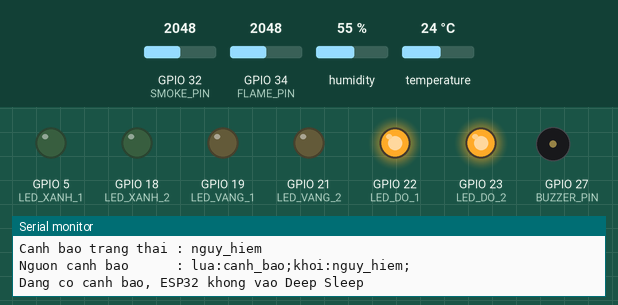
Recording of a sketch running on a simulated ESP32. Shown: output pins drawn as LEDs (lit = HIGH), buzzer (waves = sounding, pin HIGH), the last lines printed to the serial monitor. The inputs (shaded band) are chosen by the test bench; at power-on: GPIO 32 (SMOKE_PIN) = 2048, GPIO 34 (FLAME_PIN) = 2048, humidity 55 %, temperature 24 °C (analog values on the 0–4095 scale). WiFi joins after 1.5 s; servers stay silent unless stated; random numbers use the default seed unless the sketch sets one; no MQTT or app messages arrive unless stated.

Above: at 5.3 s.
5.4 s: GPIO 32 (SMOKE_PIN) set to 2007
11.0 s: GPIO 32 (SMOKE_PIN) set to 1971
At 16.1 s:
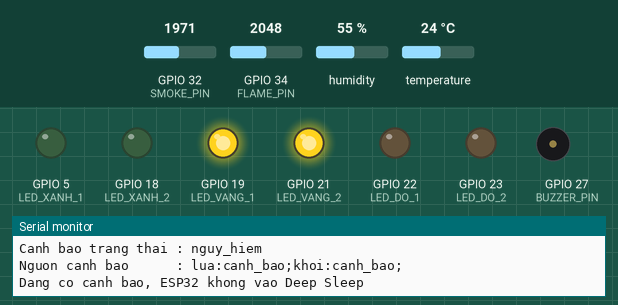
16.6 s: GPIO 34 (FLAME_PIN) set to 1984
At 22.0 s:
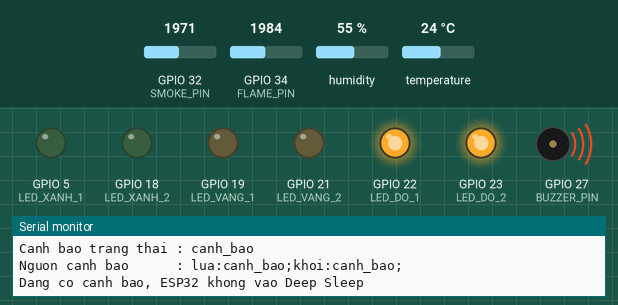
22.2 s: GPIO 34 (FLAME_PIN) set to 2866
At 25.6 s:
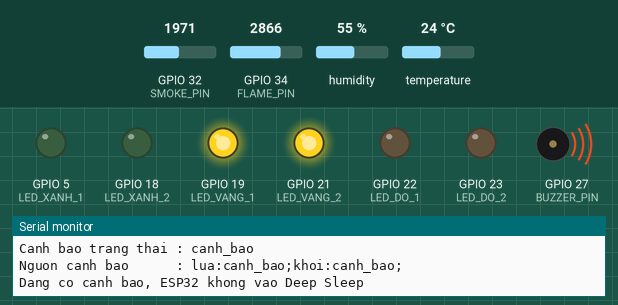
25.7 s: GPIO 34 (FLAME_PIN) set to 1904
31.3 s: GPIO 34 (FLAME_PIN) set to 1843
Timing chart, 0 to 35.8 s (numbered marks = the images above; inputs shaded):
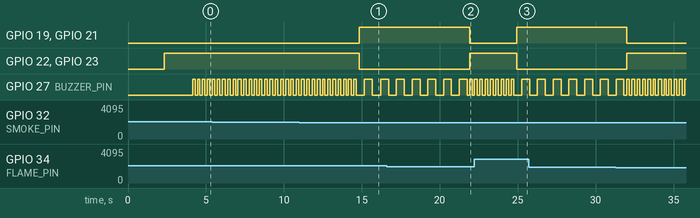

The sketch:

codebaochaykhach.ino
```cpp
/*
  ESP32 NODE PHONG KHACH
  - Gui du lieu MQTT ve Raspberry Pi local
  - Canh bao tai cho bang LED + coi
  - Mat WiFi / mat MQTT van canh bao tai cho
*/

#include <WiFi.h>
#include <WiFiClient.h>
#include <PubSubClient.h>
#include <DHT.h>
#include <esp_sleep.h>

//================ WIFI =================
const char* ssid = "Hi";
const char* password = "88888888";

//================ MQTT LOCAL RASPBERRY PI =================
const char* mqtt_server = "172.20.10.2";
const int   mqtt_port   = 1883;

//================ NODE PHONG KHACH =================
const char* nodeName   = "phongkhach";
const char* clientHead = "ESP32_PHONGKHACH_";
const char* baseTopic  = "nha/phongkhach";

//================ PIN CẢM BIẾN =================
#define DHTPIN       4
#define DHTTYPE      DHT22

#define FLAME_PIN    34
#define SMOKE_PIN    32

//================ PIN CÒI =================
#define BUZZER_PIN   27

//================ PIN LED CẢNH BÁO =================
#define LED_XANH_1   5
#define LED_XANH_2   18
#define LED_VANG_1   19
#define LED_VANG_2   21
#define LED_DO_1     22
#define LED_DO_2     23

DHT dht(DHTPIN, DHTTYPE);
WiFiClient espClient;
PubSubClient client(espClient);

//================ THỜI GIAN =================
unsigned long lastMsg = 0;
unsigned long lastReconnectAttempt = 0;
unsigned long lastWiFiRetry = 0;
unsigned long lastSensorRead = 0;
unsigned long lastBuzzerToggle = 0;

bool buzzerState = false;
bool wifiWasConnected = false;

//================ DEEP SLEEP =================
const bool BAT_DEEP_SLEEP = true;
const bool CHI_NGU_KHI_AN_TOAN = true;
const uint64_t DEEP_SLEEP_TIME_US = 1000000ULL;

RTC_DATA_ATTR int soLanKhoiDong = 0;

//================ NGƯỠNG CẢNH BÁO PHÒNG KHÁCH =================
const float TEMP_WARN   = 50.0;
const float TEMP_DANGER = 70.0;

const int FLAME_WARN    = 800;
const int FLAME_DANGER  = 2100;

const int SMOKE_WARN    = 1000;
const int SMOKE_DANGER  = 2000;

//================ LỌC NHIỄU ANALOG =================
const int SAMPLE_COUNT = 10;

const float ALPHA_FLAME = 0.20;
const float ALPHA_SMOKE = 0.20;

bool filterInitialized = false;

float flameLoc = 0;
float khoiLoc  = 0;

//================ TRUNG BÌNH TRƯỢT =================
const int AVG_WINDOW = 4;

float nhietdoBuffer[AVG_WINDOW];
int luaBuffer[AVG_WINDOW];
int khoiBuffer[AVG_WINDOW];

int avgIndex = 0;
int avgCount = 0;

float nhietdoTB = NAN;
int luaTB = 0;
int khoiTB = 0;

//================ BIẾN CẢM BIẾN =================
float nhietdo = NAN;
float doam = NAN;

int lua = 0;
int khoi = 0;

int mucNhietDo = 0;
int mucLua = 0;
int mucKhoi = 0;

int mucTam = 0;
int mucCanhBao = 0;

//================ CHỐNG NHẢY MỨC =================
const int SO_LAN_TANG_MUC = 2;
const int SO_LAN_GIAM_MUC = 6;

int mucUngVien = -1;
int demUngVien = 0;

//==================================================
int docTrungBinhBo2Dau(int pin, int soMau) {
  if (soMau < 3) soMau = 3;
  if (soMau > 30) soMau = 30;

  int values[30];

  for (int i = 0; i < soMau; i++) {
    values[i] = analogRead(pin);
    delay(3);
  }

  for (int i = 0; i < soMau - 1; i++) {
    for (int j = i + 1; j < soMau; j++) {
      if (values[i] > values[j]) {
        int t = values[i];
        values[i] = values[j];
        values[j] = t;
      }
    }
  }

  long tong = 0;
  for (int i = 1; i < soMau - 1; i++) {
    tong += values[i];
  }

  return tong / (soMau - 2);
}

//==================================================
float locEMA(float giaTriMoi, float giaTriCu, float alpha) {
  return alpha * giaTriMoi + (1.0 - alpha) * giaTriCu;
}

//==================================================
float tinhTrungBinhFloat(float values[], int count) {
  if (count <= 0) return NAN;

  float tong = 0;
  int demHopLe = 0;

  for (int i = 0; i < count; i++) {
    if (!isnan(values[i])) {
      tong += values[i];
      demHopLe++;
    }
  }

  if (demHopLe == 0) return NAN;
  return tong / demHopLe;
}

//==================================================
int tinhTrungBinhInt(int values[], int count) {
  if (count <= 0) return 0;

  long tong = 0;

  for (int i = 0; i < count; i++) {
    tong += values[i];
  }

  return tong / count;
}

//==================================================
void capNhatBoDemTrungBinh(float nhietdoMoi, int luaMoi, int khoiMoi) {
  nhietdoBuffer[avgIndex] = nhietdoMoi;
  luaBuffer[avgIndex] = luaMoi;
  khoiBuffer[avgIndex] = khoiMoi;

  avgIndex++;

  if (avgIndex >= AVG_WINDOW) {
    avgIndex = 0;
  }

  if (avgCount < AVG_WINDOW) {
    avgCount++;
  }

  nhietdoTB = tinhTrungBinhFloat(nhietdoBuffer, avgCount);
  luaTB = tinhTrungBinhInt(luaBuffer, avgCount);
  khoiTB = tinhTrungBinhInt(khoiBuffer, avgCount);
}

//==================================================
int tinhMucNhietDo(float value) {
  if (isnan(value)) return 0;

  if (value >= TEMP_DANGER) return 2;
  if (value >= TEMP_WARN) return 1;

  return 0;
}

//==================================================
int tinhMucAnalog(int value, int nguongCanhBao, int nguongNguyHiem) {
  if (value >= nguongNguyHiem) return 2;
  if (value >= nguongCanhBao) return 1;

  return 0;
}

//==================================================
int layMucCaoNhat() {
  int maxLevel = 0;

  if (mucNhietDo > maxLevel) maxLevel = mucNhietDo;
  if (mucLua > maxLevel) maxLevel = mucLua;
  if (mucKhoi > maxLevel) maxLevel = mucKhoi;

  return maxLevel;
}

//==================================================
void capNhatMucCanhBaoOnDinh(int mucMoi) {
  if (mucMoi == mucCanhBao) {
    mucUngVien = -1;
    demUngVien = 0;
    return;
  }

  if (mucMoi != mucUngVien) {
    mucUngVien = mucMoi;
    demUngVien = 1;
  } else {
    demUngVien++;
  }

  if (mucMoi > mucCanhBao && demUngVien >= SO_LAN_TANG_MUC) {
    mucCanhBao = mucMoi;
    mucUngVien = -1;
    demUngVien = 0;
  }

  if (mucMoi < mucCanhBao && demUngVien >= SO_LAN_GIAM_MUC) {
    mucCanhBao = mucMoi;
    mucUngVien = -1;
    demUngVien = 0;
  }
}

//==================================================
void tatTatCaLed() {
  digitalWrite(LED_XANH_1, LOW);
  digitalWrite(LED_XANH_2, LOW);
  digitalWrite(LED_VANG_1, LOW);
  digitalWrite(LED_VANG_2, LOW);
  digitalWrite(LED_DO_1, LOW);
  digitalWrite(LED_DO_2, LOW);
}

//==================================================
void capNhatLed(int level) {
  tatTatCaLed();

  if (level == 0) {
    if (!BAT_DEEP_SLEEP) {
      digitalWrite(LED_XANH_1, HIGH);
      digitalWrite(LED_XANH_2, HIGH);
    }
  }
  else if (level == 1) {
    digitalWrite(LED_VANG_1, HIGH);
    digitalWrite(LED_VANG_2, HIGH);
  }
  else if (level == 2) {
    digitalWrite(LED_DO_1, HIGH);
    digitalWrite(LED_DO_2, HIGH);
  }
}

//==================================================
void capNhatCoi(int level) {
  unsigned long now = millis();

  if (level == 0) {
    digitalWrite(BUZZER_PIN, LOW);
    buzzerState = false;
    lastBuzzerToggle = now;
  }
  else if (level == 1) {
    if (now - lastBuzzerToggle >= 500) {
      lastBuzzerToggle = now;
      buzzerState = !buzzerState;
      digitalWrite(BUZZER_PIN, buzzerState ? HIGH : LOW);
    }
  }
  else {
    if (now - lastBuzzerToggle >= 150) {
      lastBuzzerToggle = now;
      buzzerState = !buzzerState;
      digitalWrite(BUZZER_PIN, buzzerState ? HIGH : LOW);
    }
  }
}

//==================================================
const char* layTrangThaiCanhBao(int level) {
  switch (level) {
    case 0: return "binh_thuong";
    case 1: return "canh_bao";
    case 2: return "nguy_hiem";
    default: return "khong_xac_dinh";
  }
}

//==================================================
String layMucChu(int level) {
  if (level == 2) return "NGUY_HIEM";
  if (level == 1) return "CANH_BAO";
  return "AN_TOAN";
}

//==================================================
String taoChuoiNguonCanhBao() {
  String nguon = "";

  if (mucNhietDo > 0) {
    nguon += "nhietdo:";
    nguon += layTrangThaiCanhBao(mucNhietDo);
    nguon += ";";
  }

  if (mucLua > 0) {
    nguon += "lua:";
    nguon += layTrangThaiCanhBao(mucLua);
    nguon += ";";
  }

  if (mucKhoi > 0) {
    nguon += "khoi:";
    nguon += layTrangThaiCanhBao(mucKhoi);
    nguon += ";";
  }

  if (nguon == "") {
    nguon = "khong_co";
  }

  return nguon;
}

//==================================================
void docCamBien() {
  float t = dht.readTemperature();
  float h = dht.readHumidity();

  if (!isnan(t)) nhietdo = t;
  if (!isnan(h)) doam = h;

  int luaRaw = docTrungBinhBo2Dau(FLAME_PIN, SAMPLE_COUNT);
  int khoiRaw = docTrungBinhBo2Dau(SMOKE_PIN, SAMPLE_COUNT);

  int luaMoi = 4095 - luaRaw;
  luaMoi = constrain(luaMoi, 0, 4095);

  int khoiMoi = constrain(khoiRaw, 0, 4095);

  if (!filterInitialized) {
    flameLoc = luaMoi;
    khoiLoc = khoiMoi;
    filterInitialized = true;
  } else {
    flameLoc = locEMA(luaMoi, flameLoc, ALPHA_FLAME);
    khoiLoc = locEMA(khoiMoi, khoiLoc, ALPHA_SMOKE);
  }

  lua = (int)flameLoc;
  khoi = (int)khoiLoc;

  capNhatBoDemTrungBinh(nhietdo, lua, khoi);

  if (avgCount < AVG_WINDOW) {
    mucTam = 0;
    capNhatMucCanhBaoOnDinh(mucTam);
    return;
  }

  mucNhietDo = tinhMucNhietDo(nhietdoTB);
  mucLua = tinhMucAnalog(luaTB, FLAME_WARN, FLAME_DANGER);
  mucKhoi = tinhMucAnalog(khoiTB, SMOKE_WARN, SMOKE_DANGER);

  mucTam = layMucCaoNhat();

  capNhatMucCanhBaoOnDinh(mucTam);
}

//==================================================
void startWiFi() {
  Serial.println("Bat dau ket noi WiFi...");
  WiFi.mode(WIFI_STA);
  WiFi.setSleep(false);
  WiFi.persistent(false);
  WiFi.begin(ssid, password);
}

//==================================================
void checkWiFi() {
  unsigned long now = millis();

  if (WiFi.status() == WL_CONNECTED) {
    if (!wifiWasConnected) {
      wifiWasConnected = true;
      Serial.println("WiFi da ket noi");
      Serial.print("IP ESP32: ");
      Serial.println(WiFi.localIP());
      Serial.print("Gateway : ");
      Serial.println(WiFi.gatewayIP());
    }
    return;
  }

  if (wifiWasConnected) {
    wifiWasConnected = false;
    Serial.println("WiFi bi mat ket noi");
  }

  if (now - lastWiFiRetry >= 10000) {
    lastWiFiRetry = now;
    Serial.println("Dang thu ket noi lai WiFi...");
    WiFi.disconnect(true, false);
    delay(200);
    WiFi.begin(ssid, password);
  }
}

//==================================================
void choWiFiKetNoiTrongSetup() {
  unsigned long start = millis();

  while (WiFi.status() != WL_CONNECTED && millis() - start < 15000) {
    delay(500);
    Serial.print(".");
  }

  Serial.println();

  if (WiFi.status() == WL_CONNECTED) {
    wifiWasConnected = true;
    Serial.println("WiFi da ket noi trong setup");
    Serial.print("IP ESP32: ");
    Serial.println(WiFi.localIP());
  } else {
    Serial.println("WiFi chua ket noi duoc trong setup");
  }
}

//==================================================
bool reconnectMQTT() {
  if (client.connected()) return true;
  if (WiFi.status() != WL_CONNECTED) return false;

  String clientId = String(clientHead) + String((uint64_t)ESP.getEfuseMac(), HEX);
  String topicTrangThai = String(baseTopic) + "/trangthai";

  Serial.println("Dang ket noi Mosquitto local tren Raspberry Pi...");
  Serial.print("Client ID   : ");
  Serial.println(clientId);
  Serial.print("MQTT server : ");
  Serial.println(mqtt_server);
  Serial.print("MQTT port   : ");
  Serial.println(mqtt_port);

  bool ok = client.connect(
    clientId.c_str(),
    topicTrangThai.c_str(),
    1,
    true,
    "offline"
  );

  if (ok) {
    Serial.println("Ket noi Raspberry Pi MQTT thanh cong");
    client.publish(topicTrangThai.c_str(), "online", true);
    client.publish((String(baseTopic) + "/chedo").c_str(), "awake", true);
  } else {
    Serial.print("Ket noi Raspberry Pi MQTT that bai, state = ");
    Serial.println(client.state());
  }

  return ok;
}

//==================================================
void guiDuLieu() {
  if (!client.connected()) return;

  if (isnan(nhietdoTB) || isnan(doam)) {
    Serial.println("Du lieu DHT chua hop le, chua gui MQTT.");
    return;
  }

  const char* canhbao_trangthai = layTrangThaiCanhBao(mucCanhBao);
  String muc = layMucChu(mucCanhBao);
  String nguonCanhBao = taoChuoiNguonCanhBao();

  char nhietdoStr[16];
  char doamStr[16];
  char luaStr[16];
  char khoiStr[16];
  char canhbaoMucStr[8];
  char mucNhietDoStr[8];
  char mucLuaStr[8];
  char mucKhoiStr[8];

  dtostrf(nhietdoTB, 1, 2, nhietdoStr);
  dtostrf(doam, 1, 2, doamStr);

  sprintf(luaStr, "%d", luaTB);
  sprintf(khoiStr, "%d", khoiTB);

  sprintf(canhbaoMucStr, "%d", mucCanhBao);
  sprintf(mucNhietDoStr, "%d", mucNhietDo);
  sprintf(mucLuaStr, "%d", mucLua);
  sprintf(mucKhoiStr, "%d", mucKhoi);

  client.publish((String(baseTopic) + "/nhietdo").c_str(), nhietdoStr, true);
  client.publish((String(baseTopic) + "/doam").c_str(), doamStr, true);
  client.publish((String(baseTopic) + "/lua").c_str(), luaStr, true);
  client.publish((String(baseTopic) + "/khoi").c_str(), khoiStr, true);

  client.publish((String(baseTopic) + "/muc").c_str(), muc.c_str(), true);
  client.publish((String(baseTopic) + "/canhbao_muc").c_str(), canhbaoMucStr, true);
  client.publish((String(baseTopic) + "/canhbao_trangthai").c_str(), canhbao_trangthai, true);

  client.publish((String(baseTopic) + "/canhbao_nguon").c_str(), nguonCanhBao.c_str(), true);
  client.publish((String(baseTopic) + "/muc_nhietdo").c_str(), mucNhietDoStr, true);
  client.publish((String(baseTopic) + "/muc_lua").c_str(), mucLuaStr, true);
  client.publish((String(baseTopic) + "/muc_khoi").c_str(), mucKhoiStr, true);

  Serial.println("===== PHONG KHACH =====");
  Serial.print("Node                : "); Serial.println(nodeName);
  Serial.print("Nhiet do hien tai   : "); Serial.println(nhietdo);
  Serial.print("Nhiet do TB         : "); Serial.println(nhietdoStr);
  Serial.print("Do am               : "); Serial.println(doamStr);

  Serial.print("Lua EMA             : "); Serial.println(lua);
  Serial.print("Lua TB              : "); Serial.println(luaStr);

  Serial.print("Khoi EMA            : "); Serial.println(khoi);
  Serial.print("Khoi TB             : "); Serial.println(khoiStr);

  Serial.print("Muc nhiet do        : "); Serial.println(mucNhietDo);
  Serial.print("Muc lua             : "); Serial.println(mucLua);
  Serial.print("Muc khoi            : "); Serial.println(mucKhoi);

  Serial.print("Muc tam             : "); Serial.println(mucTam);
  Serial.print("Muc on dinh         : "); Serial.println(mucCanhBao);
  Serial.print("Canh bao trang thai : "); Serial.println(canhbao_trangthai);
  Serial.print("Nguon canh bao      : "); Serial.println(nguonCanhBao);
  Serial.println();
}

//==================================================
void inLyDoThucDay() {
  esp_sleep_wakeup_cause_t lyDo = esp_sleep_get_wakeup_cause();

  if (lyDo == ESP_SLEEP_WAKEUP_TIMER) {
    Serial.println("Thuc day do bo hen gio Deep Sleep");
  } else if (lyDo == ESP_SLEEP_WAKEUP_UNDEFINED) {
    Serial.println("Khoi dong lan dau hoac reset binh thuong");
  } else {
    Serial.print("Thuc day do nguyen nhan khac, ma = ");
    Serial.println((int)lyDo);
  }
}

//==================================================
void vaoDeepSleep() {
  Serial.println("Chuan bi vao Deep Sleep...");
  Serial.print("Thoi gian ngu cau hinh: ");
  Serial.print((unsigned long)DEEP_SLEEP_TIME_US);
  Serial.println(" us");

  digitalWrite(BUZZER_PIN, LOW);
  buzzerState = false;
  tatTatCaLed();

  if (client.connected()) {
    client.publish((String(baseTopic) + "/chedo").c_str(), "deep_sleep", true);
    client.loop();
    delay(200);
    client.disconnect();
  }

  WiFi.disconnect(true);
  WiFi.mode(WIFI_OFF);

  esp_sleep_enable_timer_wakeup(DEEP_SLEEP_TIME_US);

  Serial.println("ESP32 dang ngu...");
  Serial.flush();

  esp_deep_sleep_start();
}

//==================================================
void xuLyDeepSleepSauKhiGui() {
  if (!BAT_DEEP_SLEEP) {
    return;
  }

  if (CHI_NGU_KHI_AN_TOAN && mucCanhBao != 0) {
    Serial.println("Dang co canh bao, ESP32 khong vao Deep Sleep");
    return;
  }

  Serial.println("He thong dang an toan, cho phep vao Deep Sleep");
  vaoDeepSleep();
}

//==================================================
void setup() {
  Serial.begin(115200);
  delay(500);

  soLanKhoiDong++;

  Serial.println();
  Serial.println("=================================");
  Serial.println("ESP32 NODE PHONG KHACH KHOI DONG");
  Serial.print("So lan khoi dong: ");
  Serial.println(soLanKhoiDong);
  inLyDoThucDay();
  Serial.println("=================================");

  dht.begin();

  pinMode(FLAME_PIN, INPUT);
  pinMode(SMOKE_PIN, INPUT);

  pinMode(BUZZER_PIN, OUTPUT);

  pinMode(LED_XANH_1, OUTPUT);
  pinMode(LED_XANH_2, OUTPUT);
  pinMode(LED_VANG_1, OUTPUT);
  pinMode(LED_VANG_2, OUTPUT);
  pinMode(LED_DO_1, OUTPUT);
  pinMode(LED_DO_2, OUTPUT);

  digitalWrite(BUZZER_PIN, LOW);
  tatTatCaLed();

  analogReadResolution(12);
  analogSetPinAttenuation(FLAME_PIN, ADC_11db);
  analogSetPinAttenuation(SMOKE_PIN, ADC_11db);

  client.setServer(mqtt_server, mqtt_port);
  client.setSocketTimeout(10);
  client.setKeepAlive(30);
  client.setBufferSize(512);

  randomSeed(micros());
  delay(random(500, 2500));

  for (int i = 0; i < 5; i++) {
    docCamBien();
    delay(100);
  }

  capNhatLed(mucCanhBao);

  startWiFi();
  choWiFiKetNoiTrongSetup();

  if (WiFi.status() == WL_CONNECTED) {
    reconnectMQTT();
    client.loop();
  }

  if (client.connected()) {
    guiDuLieu();
    client.loop();
    delay(200);
  }

  xuLyDeepSleepSauKhiGui();

  lastMsg = millis();
  lastSensorRead = millis();
}

//==================================================
void loop() {
  // 1. Luôn đọc cảm biến và cảnh báo tại chỗ trước
  if (millis() - lastSensorRead >= 500) {
    lastSensorRead = millis();

    docCamBien();
    capNhatLed(mucCanhBao);
  }

  capNhatCoi(mucCanhBao);

  // 2. WiFi xử lý sau, không làm mất cảnh báo tại chỗ
  checkWiFi();

  // 3. MQTT chỉ xử lý khi có WiFi
  if (WiFi.status() == WL_CONNECTED) {
    if (!client.connected()) {
      unsigned long now = millis();

      if (now - lastReconnectAttempt >= 3000) {
        lastReconnectAttempt = now;
        reconnectMQTT();
      }
    } else {
      client.loop();
    }
  }

  // 4. Gửi dữ liệu nếu MQTT đang kết nối
  if (client.connected() && millis() - lastMsg >= 3000) {
    lastMsg = millis();

    guiDuLieu();
    xuLyDeepSleepSauKhiGui();
  }

  delay(10);
}
```

Measured:
- the behaviour switches between 1972 and 1971 on GPIO 32 (SMOKE_PIN) (found by bisection; images 0 and 1)
- the behaviour switches between 1985 and 1984 on GPIO 34 (FLAME_PIN) (found by bisection; images 1 and 2)
- after the input at 11.0 s, GPIO 19 (LED_VANG_1), GPIO 21 (LED_VANG_2): LOW → HIGH after 3.8 s; GPIO 22 (LED_DO_1), GPIO 23 (LED_DO_2): HIGH → LOW after 3.8 s
- after the input at 16.6 s, GPIO 19 (LED_VANG_1), GPIO 21 (LED_VANG_2): HIGH → LOW after 5.3 s; GPIO 22 (LED_DO_1), GPIO 23 (LED_DO_2): LOW → HIGH after 5.3 s
- after the input at 22.2 s, GPIO 19 (LED_VANG_1), GPIO 21 (LED_VANG_2): LOW → HIGH after 2.7 s; GPIO 22 (LED_DO_1), GPIO 23 (LED_DO_2): HIGH → LOW after 2.7 s
- by itself, GPIO 27 (BUZZER_PIN): alternates HIGH for 0.50 s and LOW for 0.51 s
